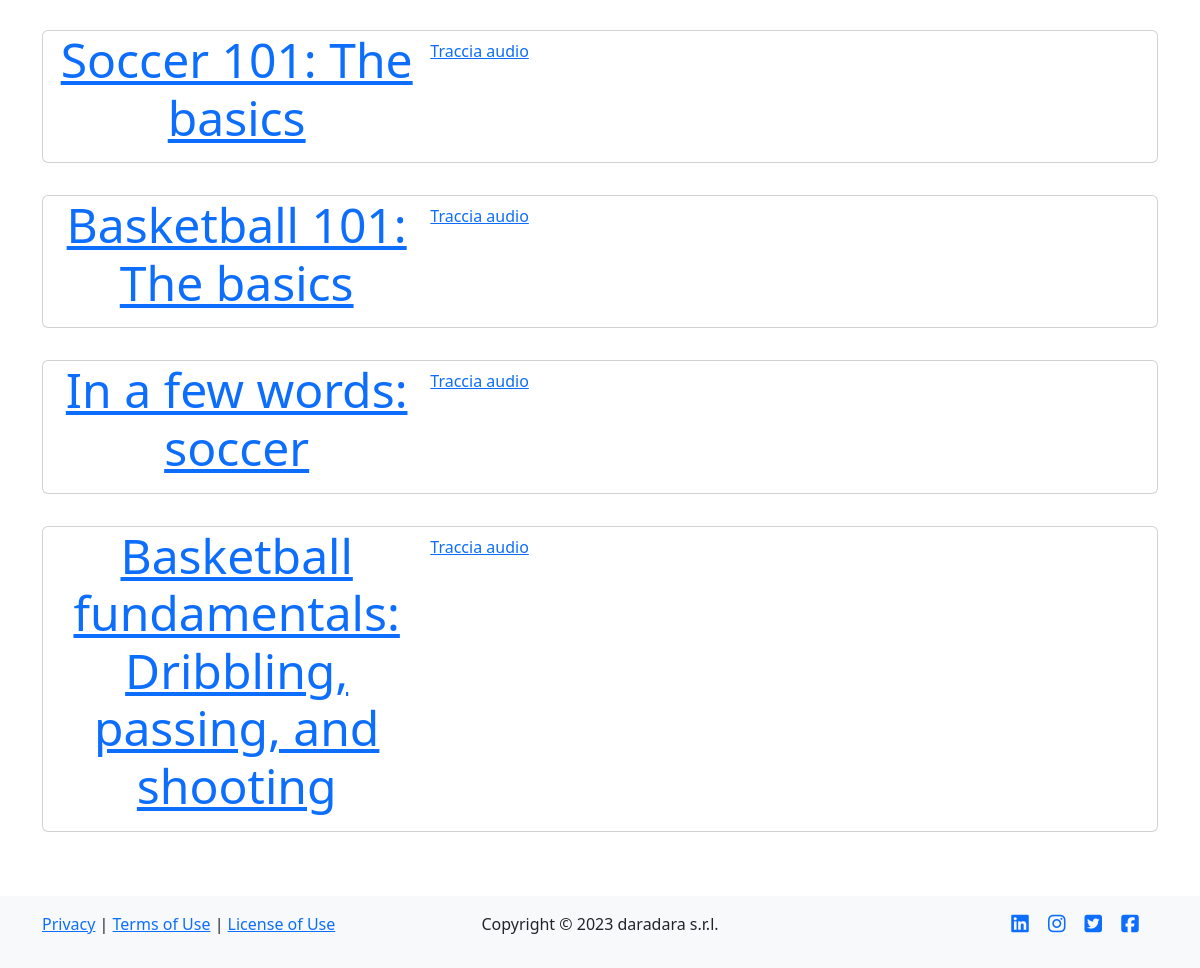
Page /podcast/1 (lower part) on the earlier database version.
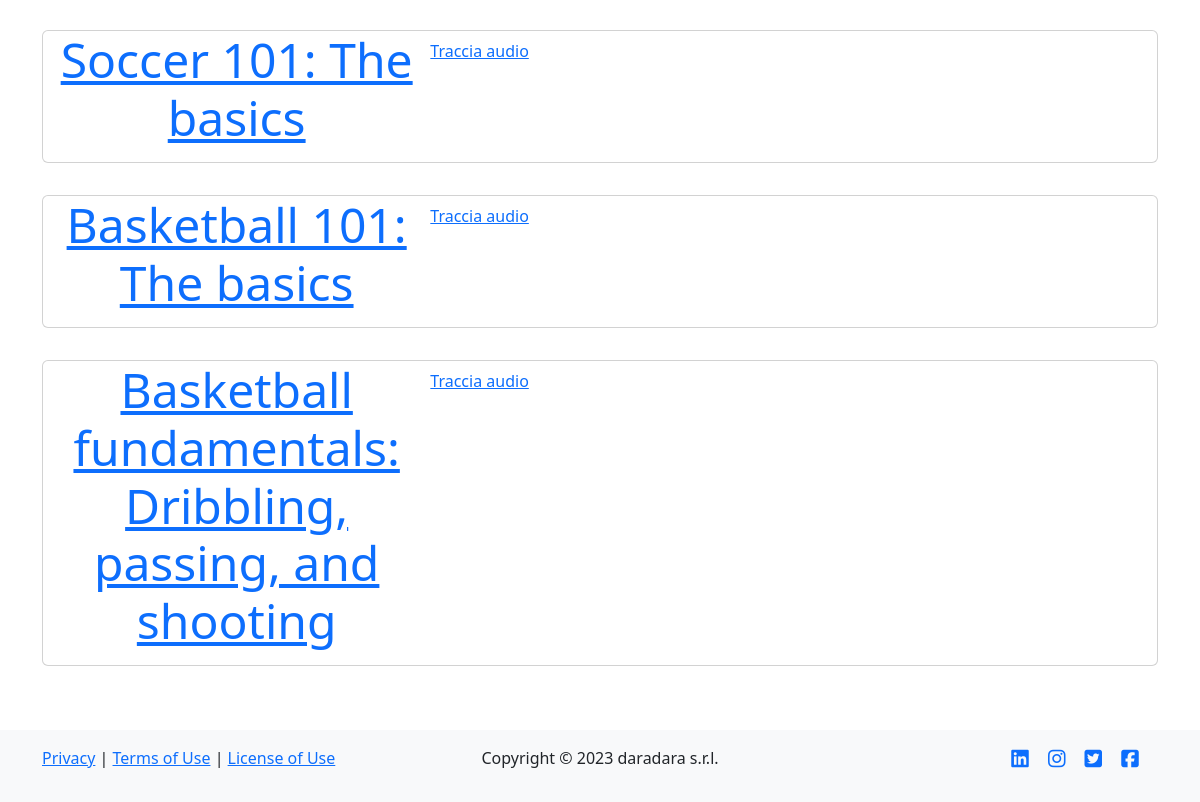
Same page on the later database version.
### tables this page shows
CREATE TABLE "episodes" (
	"id"	INTEGER NOT NULL UNIQUE,
	"title"	TEXT NOT NULL UNIQUE,
	"description"	TEXT DEFAULT 'NO_DESCRIPTION',
	"audio"	TEXT NOT NULL,
	"timestamp"	TEXT NOT NULL,
	"id_podcast"	INTEGER NOT NULL,
	FOREIGN KEY("id_podcast") REFERENCES "podcasts"("id"),
	PRIMARY KEY("id" AUTOINCREMENT)
);

### app.py (the view)
@app.route('/podcast/<int:id>')
def podcast(id):
    podcast = dao.get_podcast(id)
    episodes = dao.get_episodes(id_podcast = id)
    tags = dao.get_tags(id)
    return render_template('podcast.html', id=id, podcast = podcast, episodes = episodes, tags = tags)

### data/dao.py (called while the page is built)
def get_tags(id_podcast):
    conn, cursor = connect()
    tags = False
    try:
        sql = 'SELECT * FROM categories WHERE id_podcast = ?'
        cursor.execute(sql, (id_podcast,))
        tags = cursor.fetchall()
    except Exception as e:
        print(e)
    close(conn, cursor)
    return tags

def get_episodes(id_podcast):
    conn, cursor = connect()
    episodes = []
    try:
        sql = 'SELECT * FROM episodes WHERE id_podcast = ? ORDER BY timestamp DESC'
        cursor.execute(sql, (id_podcast,))
        episodes = cursor.fetchall()
    except Exception as e:
        print(e)
    close(conn, cursor)
    return episodes

def get_podcast(id):
    conn, cursor = connect()
    podcast = False
    try:
        sql = 'SELECT * FROM podcasts WHERE id = ?'
        cursor.execute(sql, (id,))
        podcast = cursor.fetchone()
    except Exception as e:
        print(e)
    close(conn, cursor)
    return podcast

def connect():
    conn = sqlite3.connect(PATH)
    conn.row_factory = sqlite3.Row
    cursor = conn.cursor()
    return conn, cursor

def close(conn, cursor):
    cursor.close()
    conn.close()

### templates/podcast.html (shortened to what this page needs)
{% extends 'layout.html' %}
{% block content %}
    <div class="row mt-3">
        {% for episode in episodes %}
        <a href="{{ url_for('episode', id_pod=id, id_ep=episode.id) }}" >
        <div class="row d-flex justify-content-center">
            <div class="row mt-3">
                <div class="card mb-3">
                    <div class="row g-0">
                        <div class="col-md-4">
                            <p class="text-center display-5">{{ episode.title }}</p>
                        </div>
                        <div class="col-md-7">
                            <div class="card-body row g-2">
                                Traccia audio
                            </div>
                        </div>
                    </div>
                </div>
            </div>
        </div>
        </a>
        {% endfor%}
    </div>
{% endblock %}

### templates/layout.html (shortened to what this page needs)
<!DOCTYPE html>
<html lang="it">
<head>
    <link href="https://cdn.jsdelivr.net/npm/bootstrap@5.2.3/dist/css/bootstrap.min.css" rel="stylesheet">
</head>
<body>
    <div class="container mt-5">
        {% block content %}{% endblock %}
    </div>
    <footer class="bg-light py-3 mt-5">
        <div class="container">
            <div class="row">
                <div class="col-4">
                    <p>
                        <a href="/privacy">Privacy</a> | <a href="/terms">Terms of Use</a> | <a href="/license">License of Use</a>
                    </p>
                </div>
                <div class="col">
                    <p class="text-center">Copyright &copy; 2023 daradara s.r.l.</p>
                </div>
                <div class="col-2 offset-2 d-flex flex-row-reverse justify-content-evenly social-icons">
                    <a href="#"><i class="fab fa-facebook-square fa-lg"></i></a>
                    <a href="#"><i class="fab fa-twitter-square fa-lg"></i></a>
                    <a href="#"><i class="fab fa-instagram fa-lg"></i></a>
                    <a href="#"><i class="fab fa-linkedin fa-lg"></i></a>
                </div>
            </div>
        </div>
    </footer>
</body>
</html>

Differences in the rows shown:
removed episodes: title "In a few words: soccer"
